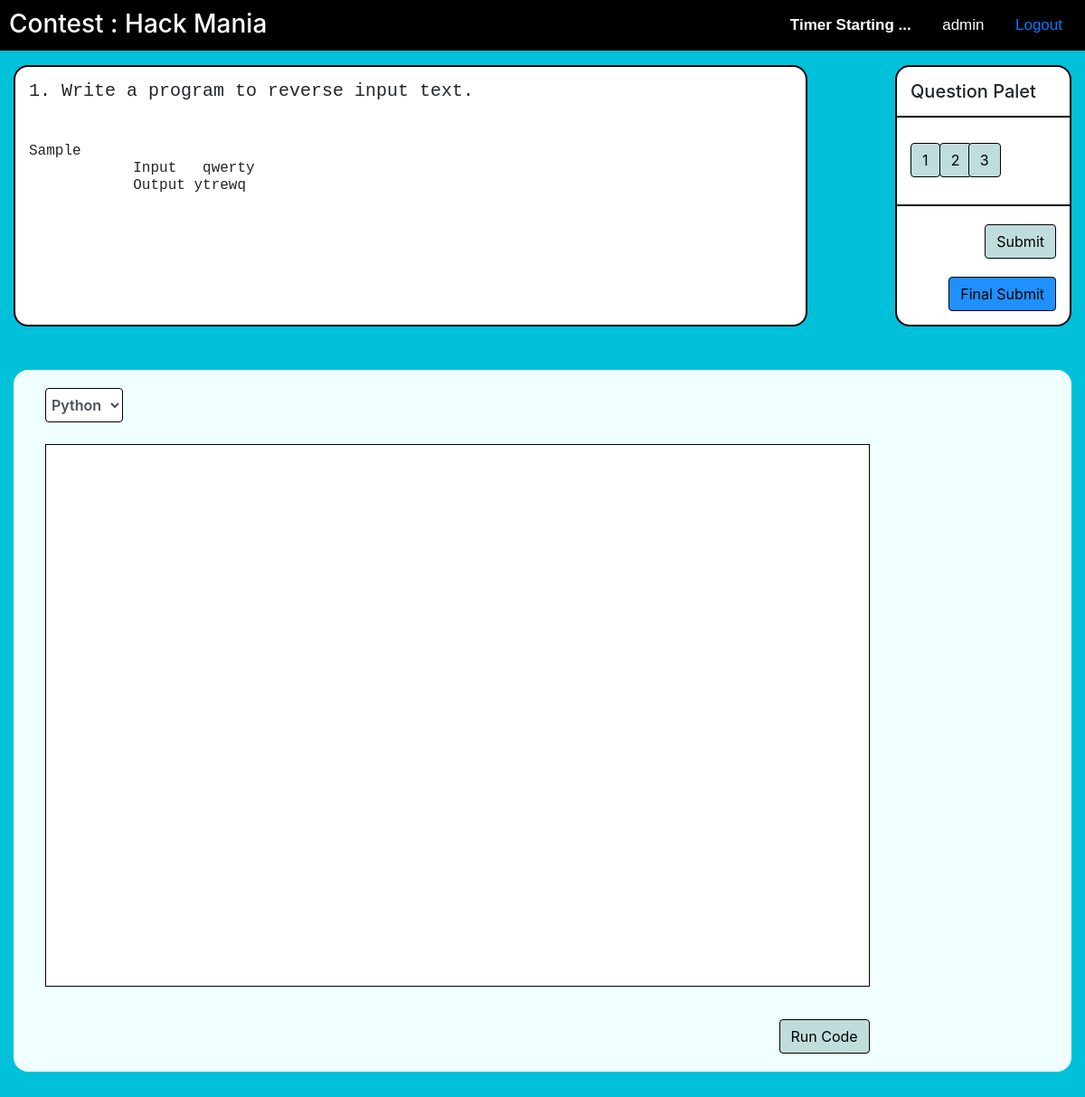
Page /contest/Hack Mania (signed in) on the committed database.
### contest/models.py (models this page shows, shortened)
class Contest(models.Model):
    cId = models.AutoField(primary_key=True)
    cname = models.CharField(unique=True,max_length=50)
    desc = models.TextField(blank=True)
    hosted_by = models.CharField(max_length=150, default="")
    duration = models.IntegerField(default=0)
    startTime = models.DateTimeField()
    endTime = models.DateTimeField()

class CodingQuestion(models.Model):
    cq = models.OneToOneField(ContestQuestion, on_delete=models.CASCADE)
    question = models.TextField()
    description = models.TextField()

### contest/views.py (the view)
# urls.py: path('contest/<cname>',views.disp_contest_pg),
@login_required(login_url='/accounts/login')
def disp_contest_pg(request, cname):
    if request.user.is_authenticated:
        contest = Contest.objects.get(cname=cname)
        if contest.endTime < datetime.now(dt.timezone.utc):
            return HttpResponse("Contest Over")
        template = loader.get_template('contest.html')
        qno = request.GET.get('qno', 1)
        qlen = len(ContestQuestion.objects.filter(contest__cname=cname))
        qobj = ContestQuestion.objects.get(qno=qno, contest__cname=cname)
        participant = Participant.objects.get(user=request.user, contest__cname=cname)
        submissions = Submission.objects.filter(participant=participant)
        submitted_questions = [submission.qno for submission in submissions]
        if qobj.qtype == 'MCQ':
            options_set = Option.objects.filter(question=qobj.mcqquestion)
            options = [op.option for op in options_set]
            context = {"qno": qobj.qno, "question": qobj.mcqquestion.question,
                       "desc": None, "num_of_q": list(range(1, qlen+1)),
                       "qtype": qobj.qtype, "options": options, "cname": cname}
        else:
            context = {"qno": qobj.qno, "question": qobj.codingquestion.question,
                       "desc": qobj.codingquestion.description,
                       "num_of_q": list(range(1, qlen+1)), "qtype": qobj.qtype, "cname": cname}
        context["submitted_questions"] = submitted_questions
        return HttpResponse(template.render(context, request))
    else:
        return HttpResponseRedirect('/')

### templates/contest.html (shortened to what this page needs)
{% load static %}
<!DOCTYPE html>
<html lang="en">
<head>
    <link rel="stylesheet" href="https://maxcdn.bootstrapcdn.com/bootstrap/4.4.1/css/bootstrap.min.css">
    <link rel="stylesheet" href="{% static 'css/custom.css' %}">
    <link rel="stylesheet" href="{% static 'css/main.css' %} ">
</head>
<body style="background:rgb(0, 192, 218) ">
    <nav>
        <h1  style="width: fit-content;
            font-size: 1.75rem;
            padding: 10px;">
            Contest : <span id="contest-name">{{cname}}</span>
        </h1>
        <ul id="navelements">
            <div class="loginsignup">
                <li id="time">Timer Starting ...</li>
                <li class="username">{{ user.username }}</li>
                <li><a href="{% url 'logout' %}">Logout</a></li>
            </div>
        </ul>
    </nav>
    <br><br><br>
    <div class="container-fluid">
        <div class="container-fluid">
            <div class="row">
                <div class="col-md-9" id="question-container" style="background: white; border: 2px solid black; padding: 15px; border-radius: 1rem;">
                    <div class="row">
                        <div class="col-md-9">
                            <ul id="qbody">
                                <li>
                                    <pre><h5><div id='question'>{{qno}}. {{question}}</div></h5> </pre>
                                    <pre><h6><div id="desc">{{desc}}</div></h6></pre>
                                    <br>
                                </li>
                            </ul>
                        </div>
                    </div>
                </div>
                <div class="col-md-2 offset-md-1"
                    style="background: white; border: 2px solid black; padding: 15px; border-radius: 1rem;">
                    <div class="row">
                        <h5 class="col-md" style="padding-bottom: 15px; border-bottom: 2px solid black;">Question Palet</h5>
                    </div>
                    <div class="row" style="padding-bottom: 30px;">
                        {% for qno in num_of_q %}
                            <div class="btn-group col-md-2" id="qpallet">
                                {% if qno in submitted_questions %}
                                <input type="button" class="btn qno-btn" value={{qno}} onclick='getQuestion({{qno}})' style="background-color:rgb(83, 255, 83)">
                                {% else %}
                                <input type="button" class="btn qno-btn" value={{qno}} onclick='getQuestion({{qno}})'>
                                {% endif %}
                            </div>
                        {% endfor %}
                    </div>
                    <div class="row" style="border-top: 2px solid black;">
                        <div class="col-md">
                        <button id="submitmcq" type="submit" class="btn btn-primary" onclick="submitResponse()">Submit</button>
                        </div>
                        <div class="col-md">
                            <input type="button" class="btn" value="Final Submit" style="background-color:dodgerblue; "
                        onclick='finalSubmit()'>
                        </div>
                    </div>
                </div>
            </div>
            <br>
            <br>
            <div id="coding-window-container" class="row" style="background: azure;padding: 20px; border-radius: 1rem;">
                <div class="col-md-10">
                    <select class="form-control" name="language" id='lang' onchange='changeLang()'
                        style="width:fit-content;">
                        <option value="Python">Python </option>
                    </select><br>
                    <pre id="editor"></pre>
                    <button class="btn btn-primary" id="run-code-button" type="button" onclick='getOutput()'>
                        Run Code
                    </button>
                </div>
            </div>
            <br><br>
            <br>
        </div>
    </div>
</body>
</html>

### static/css/main.css (style rules this page uses)
* { word-wrap: break-word; }
nav { background-color: black; height: 3.5em; position: fixed; z-index: 100; color: white; width: 100%; }
#navelements { position: absolute; top: 15px; right: 10px; display: inline-block; }
.username,.loginsignup,.username :hover { display: inline; background-color: transparent; }
nav li { text-decoration: none; font-family: Verdana, Arial, sans-serif; font-size: 17px; display: inline; padding-left: 15px; padding-right: 15px; padding-top: 5px; padding-bottom: 5px; }
#time { font-weight: 700; }
#editor { height: 75vh; background: white; padding: 10px; border: 1px solid black; }
#lang { border: 1px solid black; font-weight: 600; padding: 2px; box-shadow: black; }
li { display: list-item; list-style-type: none; }
.btn { color: #000000; margin-top: 20px; background-color: #c0dddd; border-color: #000000; float: right; font-weight: 400; text-align: center; -webkit-user-select: none; -moz-user-select: none; -ms-user-select: none; user-select: none; font-size: 1rem; line-height: 1.5; }
#qbody { padding-left: 0; }

### rows in the picture
Contest: cname "Hack Mania"
CodingQuestion: question "Write a program to reverse input text.", description "Sample Input qwerty Output ytrewq"

### other values in the picture
{{ user.username }} "admin"
{{ qno }} "1"
